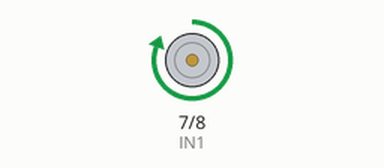
This sketch was run on a simulated Arduino Uno, built with avr-gcc and run on an emulated ATmega328P. On the bench: motor-driver pin pairs drawn as motors (green arrow = first pin HIGH = forward, orange = second pin HIGH = backward, longer = more drive, scaled by the enable pin).

Above: at 3.0 s.
At 4.0 s:
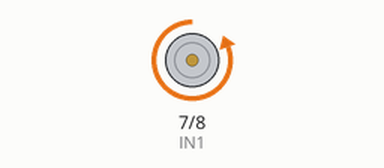
Timing chart, 0 to 5.9 s (numbered marks = the images above):
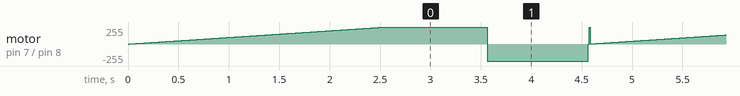

Measured:
- by itself, motor on pin 7 (IN1) / pin 8 (IN2): moves between backward 255/255 and forward 255/255, repeating every 4.6 s

The sketch:

dcmotor.ino
```cpp
int EN1 = 6;
int IN1 = 7;
int IN2 = 8;
int sp;

void setup() {
  pinMode(IN1, OUTPUT);
  pinMode(IN2, OUTPUT);
  pinMode(EN1, OUTPUT);
}

void loop() {
  digitalWrite(IN1,HIGH);
  digitalWrite(IN2,LOW);

  for(sp = 0; sp<= 255; sp++){
    analogWrite(EN1 , sp);
    delay(10);
  }
  delay(1000);

  digitalWrite(IN1,LOW);
  digitalWrite(IN2,HIGH);

  for(sp = 255; sp<= 0; sp--){
    analogWrite(EN1 , sp);
    delay(10);
  }
  delay(1000);
}
```
